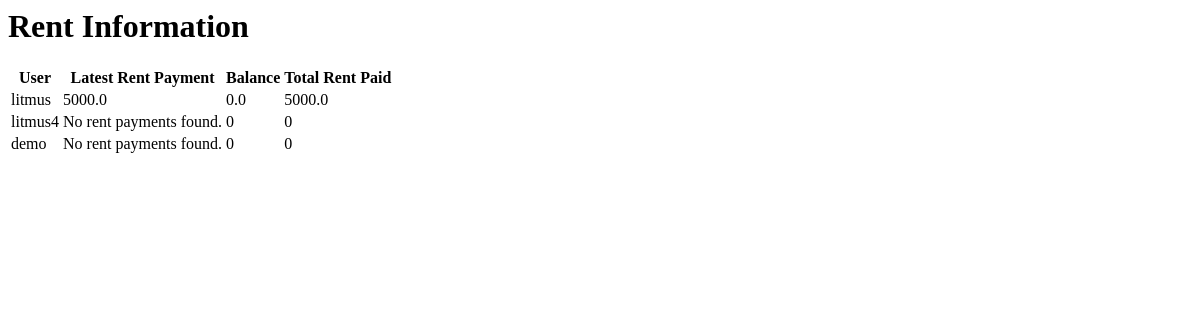
The page /rent on the database as committed earlier.
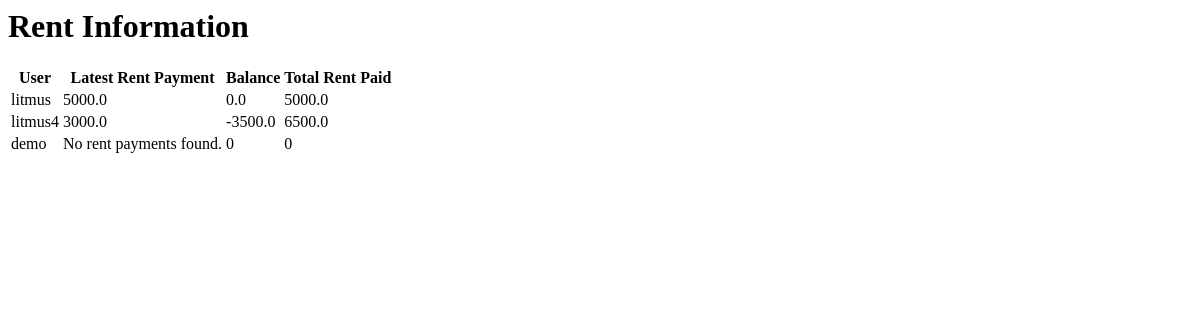
The same page on the database as committed later.
### rms/models.py (models this page shows, shortened)
class User(db.Model, UserMixin):
    id = db.Column(db.Integer, primary_key=True)
    username = db.Column(db.String(20), unique=True, nullable=False)
    email = db.Column(db.String(20), unique=True, nullable=False)
    image_file = db.Column(db.String(20), nullable=False, default='default.jpg')
    password = db.Column(db.String(60), nullable=False)
    posts = db.relationship('Post', backref='author', lazy=True)
    rent_payments = db.relationship('RentPayment', backref='tenant', lazy=True)
    def get_total_rent_paid(self):
        total = 0
        for payment in self.rent_payments:
            total += payment.amount
        return total
    def get_rent_balance(self, rent_amount):
        total_paid = self.get_total_rent_paid()
        balance = rent_amount - total_paid
        return balance

class RentPayment(db.Model):
    id = db.Column(db.Integer, primary_key=True)
    amount = db.Column(db.Float, nullable=False)
    name = db.Column(db.String(100), nullable=False)
    date = db.Column(db.Date, nullable=False, default=datetime.utcnow)
    tenant_id = db.Column(db.Integer, db.ForeignKey('user.id'), nullable=False)

### rms/main/routes.py (the view)
@main.route('/rent')
def rent():
    users = User.query.all()
    rent_info = []
    for user in users:
        latest_rent_payment = RentPayment.query.filter_by(tenant_id=user.id).order_by(RentPayment.date.desc()).first()
        balance = user.get_rent_balance(rent_amount=latest_rent_payment.amount if latest_rent_payment else 0)
        total_rent_paid = user.get_total_rent_paid()
        rent_info.append({'user': user, 'latest_rent_payment': latest_rent_payment, 'balance':balance,'total_rent_paid': total_rent_paid})
    return render_template('rent.html', title='Rent', rent_info=rent_info)

### rms/templates/rent.html
{% extends "base.html" %}
{% block content %}
    <h1>Rent Information</h1>
    <table>
        <thead>
            <tr>
                <th>User</th>
                <th>Latest Rent Payment</th>
                <th>Balance</th>
                <th>Total Rent Paid</th>
            </tr>
        </thead>
        <tbody>
            {% for rent_data in rent_info %}
                <tr>
                    <td>{{ rent_data['user'].username }}</td>
                    {% if rent_data['latest_rent_payment'] %}
                        <td>{{ rent_data['latest_rent_payment'].amount }}</td>
                    {% else %}
                        <td>No rent payments found.</td>
                    {% endif %}
                    <td>{{ rent_data['balance'] }}</td>
                    <td>{{ rent_data['total_rent_paid'] }}</td>
                </tr>
            {% endfor %}
        </tbody>
    </table>
{% endblock %}

Rows that differ between the two databases and show on the page:
added RentPayment: latest_rent_payment.amount "3000.0"
Other text that changed with them:
new list line: "litmus4"
new list line: "-3500.0 6500.0"
list line gone: "litmus4"
list line gone: "No rent payments found. 0 0"
